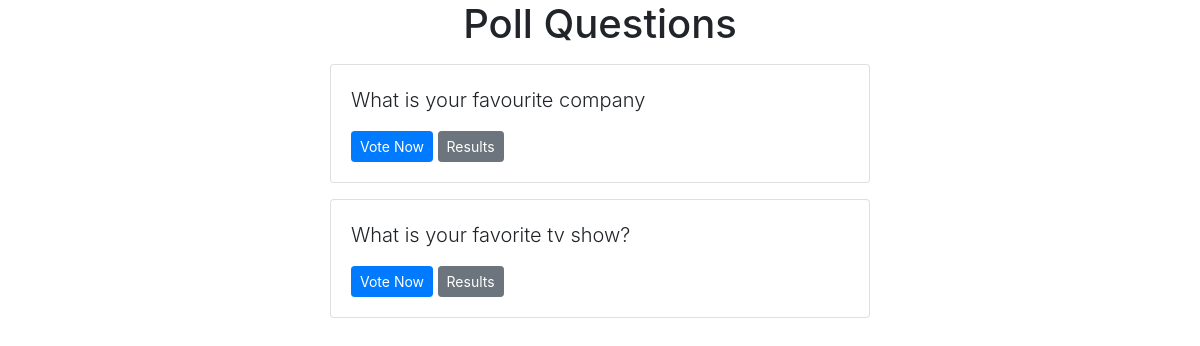
Screenshot of /polls/ with the database file from the repository.
### polls/models.py (models this page shows, shortened)
class Question(models.Model):
    question_text = models.CharField(max_length=200)
    pub_date = models.DateTimeField("date published")

### polls/views.py (the view)
# urls.py: path("", views.index, name="index"),
def index(request):
    latest_question_list = Question.objects.order_by("-pub_date")
    context = {"latest_question_list": latest_question_list}
    return render(request, "polls/index.html", context)

### templates/polls/index.html
{% extends 'base.html' %}
{% block content %}
    <h1 class="text-center mb-3">Poll Questions</h1>
    {% if latest_question_list %}
        {% for question in latest_question_list %}
            <div class="card mb-3">
                <div class="card-body">
                    <p class="lead">
                        {{question.question_text}}
                    </p>
                    <a href="{% url 'polls:detail' question.id %}" class="btn btn-primary btn-sm">Vote Now</a>
                    <a href="{% url 'polls:results' question.id %}" class="btn btn-secondary btn-sm">Results</a>
                </div>
            </div>
        {% endfor %}
    {% else %}
        <p> No polls available </p>
    {% endif %}
{% endblock %}

### rows the page displays
Question: question_text "What is your favourite company"
Question: question_text "What is your favorite tv show?"
